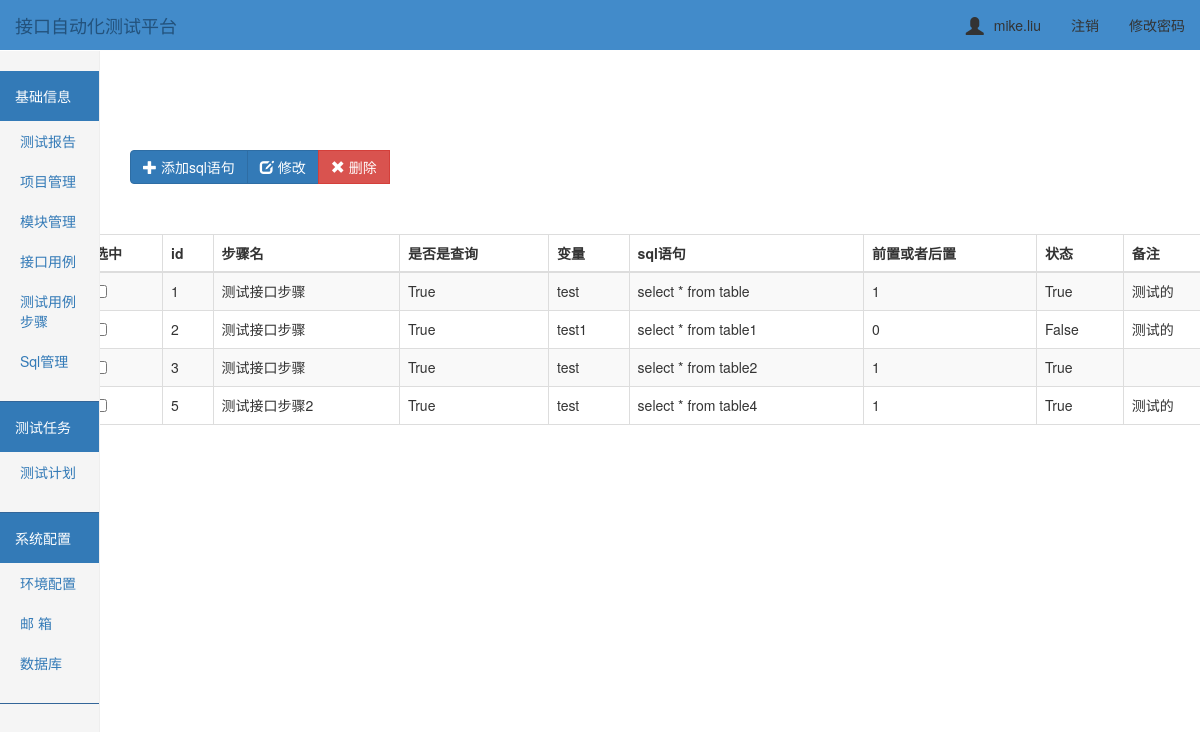
/sql/ (signed in), run on the app's committed database.
### ApiTest/models.py (models this page shows, shortened)
class UserInfo(AbstractUser):
    nid = models.AutoField(primary_key=True)
    telephone = models.CharField(max_length=11, null=True, unique=True)
    avatar = models.FileField(upload_to='avatars/', default="/avatars/default.png")
    create_time = models.DateTimeField(verbose_name='创建时间', auto_now_add=True)

class Sql(models.Model):
    step = models.ForeignKey(ApiStep, on_delete=models.CASCADE)
    sql_condition = models.IntegerField()
    is_select = models.BooleanField('是否查询')
    variable = models.CharField('变量', max_length=256)
    sql = models.CharField('查询的sql语句', max_length=256)
    remake = models.CharField('重置', max_length=256)
    status = models.BooleanField('状态')
    create_time = models.DateTimeField('创建时间', auto_now=True)  # 创建时间
    update_time = models.DateTimeField('更新时间', auto_now=True)

class ApiStep(models.Model):
    case = models.ForeignKey(TestCase, on_delete=models.CASCADE)
    api_id = models.AutoField(primary_key=True, null=False)
    step_name = models.CharField('步骤名称', max_length=64)
    step_level = models.CharField('接口步骤优先级', max_length=32)
    method = models.CharField('请求方式', max_length=8)
    params = models.CharField('请求数据', max_length=512)
    headers = models.CharField('请求头信息', max_length=512)
    files = models.CharField(max_length=512)
    step_desc = models.CharField('接口描述', max_length=256)
    assert_response = models.CharField('接口预期结果', max_length=512)
    api_dependency = models.CharField('接口依赖', max_length=512, default=None, null=True)
    step_weights = models.IntegerField('接口权重', default=0)
    status = models.BooleanField()
    create_time = models.DateTimeField('创建时间', auto_now=True)  # 创建时间
    update_time = models.DateTimeField('更新时间', auto_now=True)
    def __str__(self):
        return self.step_name

### ApiTest/views.py (the view)
# urls.py: url(r'^sql/$', views.sql),
@login_required
def sql(request):
    sql_list = Sql.objects.filter().all()
    api_list = ApiStep.objects.filter().all()
    return render(request, "sql/index.html", {"sql_list": sql_list, "api_list": api_list})

### templates/sql/index.html (shortened to what this page needs)
{% extends "../base.html" %}
{% block add %}
<div class="btn-toolbar" role="toolbar">
  <div class="btn-group" style="padding-top: 100px; left: 100px">
    <button type="button" class="btn btn-primary " data-toggle="modal" data-target="#addmyModal">
        <span class="glyphicon glyphicon-plus" aria-hidden="true"></span> 添加sql语句
    </button>
    <button id="edit_sql" class="btn btn-primary" data-toggle="modal" data-target="#">
        <span class="glyphicon glyphicon-edit" aria-hidden="true"></span> 修改
    </button>
      <button id="del_sql" type="onclick" class="btn btn-danger">
            <span class="glyphicon glyphicon-remove" aria-hidden="true"></span> 删除
        </button>
  </div>
</div>
<div class="container">
        <div class="row">
            <div class="col-md-12">
                <table id="table" class="table table-striped table-bordered">
                    <thead>
                        <tr>
                            <th>选中</th>
                            <th>id</th>
                            <th>步骤名</th>
                            <th>是否是查询</th>
                            <th>变量</th>
                            <th>sql语句</th>
                            <th>前置或者后置</th>
                            <th>状态</th>
                            <th>备注</th>
                        </tr>
                    </thead>
                    <tbody>
                        {% for sql_obj in sql_list %}
                            <tr>
                                <td id="che1"><input type="checkbox"/></td>
                                <td>{{ sql_obj.id}}</td>
                                <td>{{ sql_obj.step }}</td>
                                <td>{{ sql_obj.is_select }}</td>
                                <td>{{ sql_obj.variable }}</td>
                                <td>{{ sql_obj.sql }}</td>
                                <td>{{ sql_obj.sql_condition }}</td>
                                <td>{{ sql_obj.status }}</td>
                                <td>{{ sql_obj.remake }}</td>
                            </tr>
                        {% endfor %}
                    </tbody>
                </table>
            </div>
        </div>
    </div>
{% endblock %}

### templates/base.html (shortened to what this page needs)
<!DOCTYPE html>
<html lang="en">
<head>
    <link rel="stylesheet" href="/static/bootstrap-3.3.7/css/bootstrap.css">
    <link rel="stylesheet" href="/static/css/toastr.min.css">
    <link rel="stylesheet" href="/static/css/dashboard.css">
    <link rel="stylesheet" href="/static/css/home.css">
    <link rel="stylesheet" href="/static/css/sweetalert.css">
    <link rel="stylesheet" href="/static/css/step.css">
</head>
<body>
<nav class="tab navbar  navbar-fixed-top">
    <div class="container-fluid">
        <div class="navbar-header">
            <a class="navbar-brand" href="#">接口自动化测试平台</a>
        </div>
        <div class="collapse navbar-collapse" id="bs-example-navbar-collapse-1">
            <ul class="nav navbar-nav navbar-right">
                <li><a href="#"><span id="user_icon"
                                      class="glyphicon glyphicon-user"></span>{{ request.user.username }}</a></li>
                <li><a href="/logout/">注销</a></li>
                <li><a href="/set_pwd/">修改密码</a></li>
            </ul>
        </div>
    </div>
</nav>
<div class="container">
    <div class="left">
        <div class="row">
            <div class="col-sm-3 col-md-1 sidebar">
                <div class="menu">
                    <div class="head bg-primary">基础信息</div>
                    <ul class="nav nav-sidebar">
                        <li><a href="/project/" target="_self">测试报告</a> </li>
                        <li><a href="/project/" target="_self">项目管理</a> </li>
                        <li><a href="/module/" target="_self">模块管理</a> </li>
                        <li><a href="/api_case/" target="_self">接口用例</a> </li>
                        <li><a href="/api_step/" target="_self">测试用例步骤</a> </li>
                        <li><a href="/sql/">Sql管理</a> </li>
                    </ul>
                </div>
                <div class="menu">
                    <div class="head bg-primary">测试任务</div>
                    <ul class="nav nav-sidebar">
                        <li><a href="/plan/">测试计划</a> </li>
                    </ul>
                </div>
                <div class="menu">
                    <div class="head bg-primary">系统配置</div>
                    <ul class="nav nav-sidebar">
                        <li><a href="/env/" target="_self">环境配置</a> </li>
                        <li><a href="/email/" target="_self">邮  箱</a> </li>
                        <li><a href="/database/" target="_self">数据库</a> </li>
                    </ul>
                </div>
            </div>
        </div>
    </div>
    <div class="right">
        {% block add %}{% endblock %}
    </div>
</div>
</body>
</html>

### static/css/dashboard.css (style rules this page uses)
body { padding-top: 50px; }
.navbar-fixed-top { border: 0; }
.sidebar { display: none; }
@media (min-width: 768px) { .sidebar { position: fixed; top: 51px; bottom: 0; left: 0; z-index: 1000; display: block; padding: 20px; overflow-x: hidden; overflow-y: auto; background-color: #f5f5f5; border-right: 1px solid #eee; } }
.nav-sidebar { margin-right: -21px; margin-bottom: 20px; margin-left: -20px; }
.nav-sidebar > li > a { padding-right: 20px; padding-left: 20px; }

### static/css/home.css (style rules this page uses)
.menu { margin: 0 -20px; border-bottom: 1px solid #336699; }
.head { padding: 15px; }
.menu .nav-sidebar > li > a { padding-right: 40px; padding-left: 40px; }
table { margin-top: 50px; margin-left: 40px; }
.navbar { background-color: #428bca; }
.navbar-brand { color: white; }
.navbar-collapse .navbar-nav > li > a { color: #333333; }

### templates/base.html (style rules this page uses)
#user_icon { font-size: 18px; margin-right: 10px; vertical-align: -3px; }

### data on the page
UserInfo: user.username "mike.liu"
Sql: id "1", step "测试接口步骤", is_select "True", variable "test", sql "select * from table", sql_condition "1", status "True", remake "测试的"
Sql: id "2", step "测试接口步骤", is_select "True", variable "test1", sql "select * from table1", sql_condition "0", status "False", remake "测试的"
Sql: id "3", step "测试接口步骤", is_select "True", variable "test", sql "select * from table2", sql_condition "1", status "True"
Sql: id "5", step "测试接口步骤2", is_select "True", variable "test", sql "select * from table4", sql_condition "1", status "True", remake "测试的"
